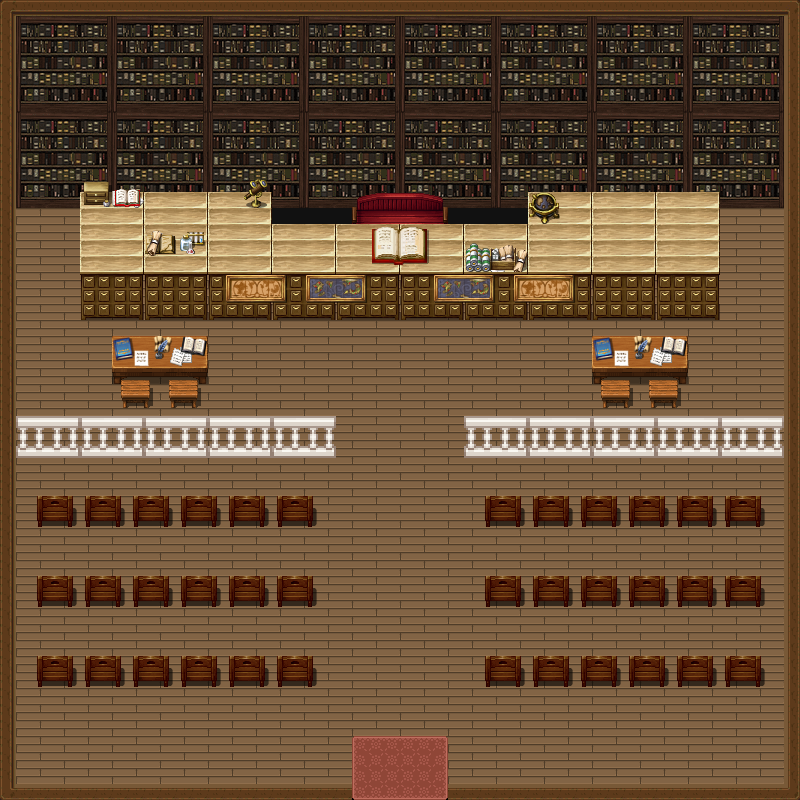

A 2D game scene composited from a Tiled map and its tileset images. What follows is a short description and the map's XML, with each tile layer's data collapsed to a summary:
An orthogonal 50x50 tile map with 16x16 px tiles, 7 tile layers (floor, walls, background elements, elements, ...), 7 tilesets and 19 objects (17x collision, exit_courthouse, spawn_courthouse).

<map version="1.10" tiledversion="1.10.1" orientation="orthogonal" renderorder="right-down" width="50" height="50" tilewidth="16" tileheight="16" infinite="0" nextlayerid="10" nextobjectid="21">
 <tileset firstgid="1" source="curch_wall.tsx" />
 <tileset firstgid="2161" source="library.tsx" />
 <tileset firstgid="3185" source="floor_church.tsx" />
 <tileset firstgid="4913" source="bureau.tsx" />
 <tileset firstgid="7217" source="inside_house.tsx" />
 <tileset firstgid="7473" source="theatreèdeco.tsx" />
 <tileset firstgid="8593" source="school_tileb.tsx" />
 <layer id="1" name="floor" width="50" height="50">
  <data>[2500 cells, 2304 non-empty, 4 distinct tile ids]</data>
 </layer>
 <layer id="2" name="walls" width="50" height="50">
  <data>[2500 cells, 772 non-empty, 45 distinct tile ids]</data>
 </layer>
 <layer id="9" name="background elements" width="50" height="50">
  <data>[2500 cells, 18 non-empty, 18 distinct tile ids]</data>
 </layer>
 <layer id="3" name="elements" width="50" height="50">
  <data>[2500 cells, 730 non-empty, 49 distinct tile ids]</data>
 </layer>
 <layer id="4" name="little elements" width="50" height="50">
  <data>[2500 cells, 172 non-empty, 77 distinct tile ids]</data>
 </layer>
 <layer id="6" name="top" width="50" height="50">
  <data>[2500 cells, 48 non-empty, 4 distinct tile ids]</data>
 </layer>
 <layer id="8" name="top2" width="50" height="50">
  <data>[2500 cells, 16 non-empty, 16 distinct tile ids]</data>
 </layer>
 <objectgroup id="7" name="Objects">
  <object id="1" name="exit_courthouse" x="354" y="738" width="94" height="62" />
  <object id="2" name="spawn_courthouse" x="400" y="661.333">
   <point />
  </object>
  <object id="3" name="collision" x="-1" y="-4" width="801" height="192" />
  <object id="4" name="collision" x="79" y="223" width="642" height="94" />
  <object id="5" name="collision" x="2" y="185" width="76" height="20" />
  <object id="6" name="collision" x="721" y="184" width="79" height="24" />
  <object id="7" name="collision" x="111" y="335" width="95" height="45" />
  <object id="8" name="collision" x="595" y="334" width="93" height="37" />
  <object id="9" name="collision" x="-1" y="202" width="15" height="601" />
  <object id="10" name="collision" x="16" y="789" width="786" height="12" />
  <object id="11" name="collision" x="788" y="208" width="14" height="578" />
  <object id="13" name="collision" x="17" y="414" width="317" height="48" />
  <object id="14" name="collision" x="464" y="413" width="317" height="41" />
  <object id="15" name="collision" x="485" y="492" width="277" height="34" />
  <object id="16" name="collision" x="487.5" y="573" width="277" height="34" />
  <object id="17" name="collision" x="485.5" y="652" width="277" height="34" />
  <object id="18" name="collision" x="37.5" y="652" width="277" height="34" />
  <object id="19" name="collision" x="37.5" y="573" width="277" height="34" />
  <object id="20" name="collision" x="38.5" y="496" width="277" height="34" />
 </objectgroup>
</map>
